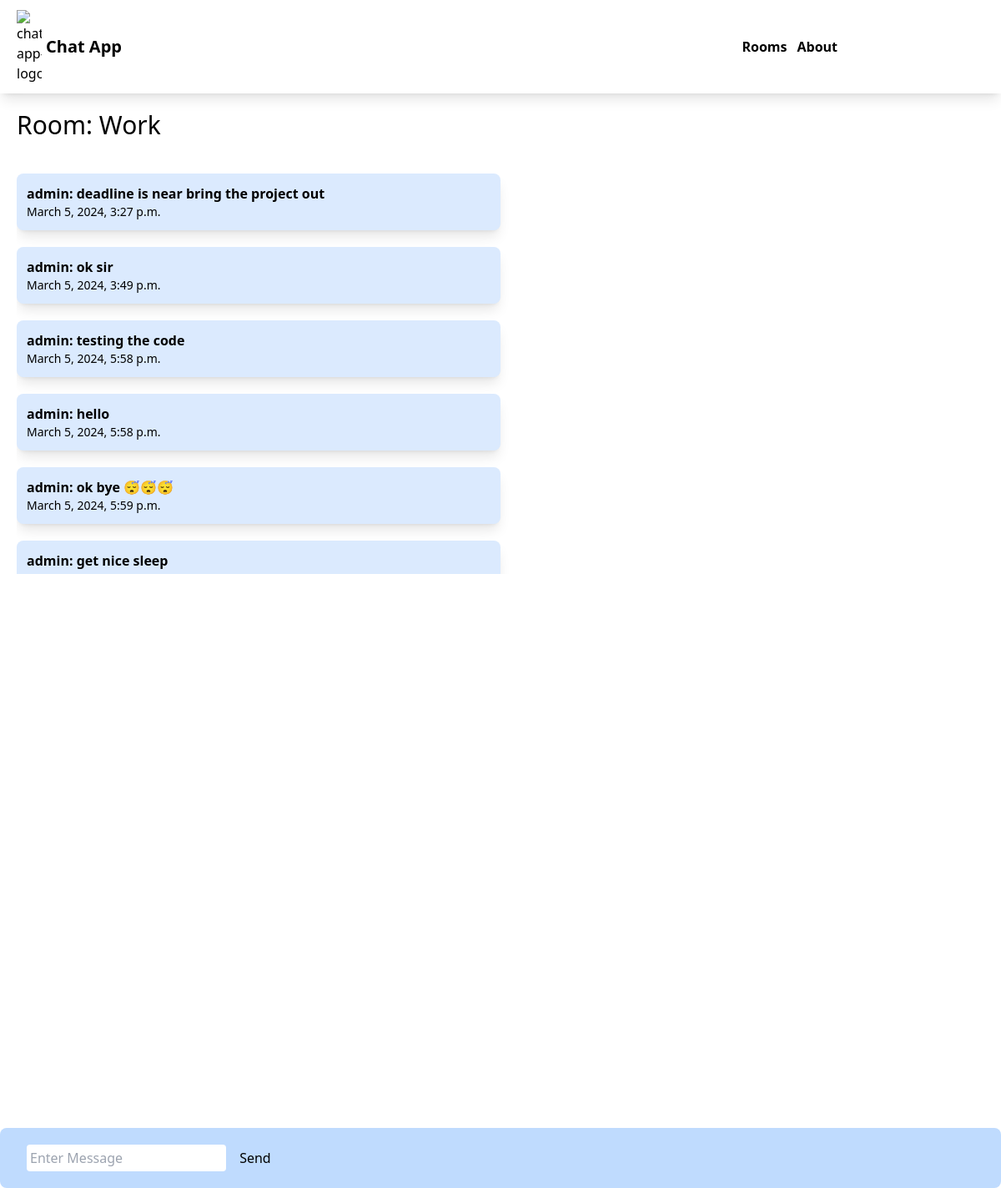
Page /work/ on the committed database.
### chat_app/models.py (models this page shows, shortened)
class ChatRoom(models.Model):
    class Meta:
        verbose_name_plural = 'Chat Rooms'
    name = models.CharField(max_length=100)
    slug = models.SlugField(unique=True)

class ChatMessage(models.Model):
    class Meta:
        verbose_name_plural = 'Chat Message'
        ordering = ['date']
    user = models.ForeignKey(User, on_delete=models.CASCADE)
    room = models.ForeignKey(ChatRoom, on_delete=models.CASCADE)
    message_content = models.TextField()
    date = models.DateTimeField(auto_now=True)

### chat_app/views.py (the view)
# urls.py: path('<slug:slug>/', views.chatroom, name='chatroom'),
def chatroom(request, slug):
    chatroom = ChatRoom.objects.get(slug=slug)
    messages = ChatMessage.objects.filter(room=chatroom)[0:30]
    context = {'chatroom': chatroom, 'messages': messages}
    return render(request, 'chat_app/room.html', context=context)

### chat_app/templates/chat_app/room.html (shortened to what this page needs)
{% extends "chat_app/base.html" %}
{% block body %}
<div class="text-3xl m-5">
    Room: {{ chatroom.name }}
</div>
<div class="message-container m-5 overflow-auto h-[500px]" id="message-container">
    <div id="chat-messages">
        {% for message in messages %}
            <div class="message shadow-lg p-3 my-5 rounded-lg w-1/2 bg-blue-100">
                <div class="text-md font-semibold">
                    {{ message.user.username }}: {{ message.message_content }}
                </div>
                <div class="text-sm">
                    {{ message.date }}
                </div>
            </div>
        {% endfor %}
    </div>
</div>
<div class="form-container fixed inset-x-0 bottom-0 rounded-lg px-3 bg-blue-200">
    <form class="m-5" action="" method="POST">
        <input class="p-1 rounded" id="message-input" type="text" name="message" placeholder="Enter Message">
        <button class="ml-3" id="send-button" type="submit">Send</button>
    </form>
</div>
{% endblock body %}

### chat_app/templates/chat_app/base.html (shortened to what this page needs)
<!DOCTYPE html>
<html lang="en">
<head>
    <script src="https://cdn.tailwindcss.com"></script>
</head>
<body>
    <nav class="shadow-lg">
        <div class="container px-5 py-3" style="display: flex; align-items: center; justify-content: space-between;">
            <a href="#" style="display: flex; align-items: center; text-decoration: none;">
                <img src="https://cdn0.iconfinder.com/data/icons/phosphor-fill-vol-3/256/messenger-logo-fill-256.png" width="30px" height="30px" alt="chat-app-logo">
                <span class="text-center text-xl font-semibold" style="margin-left: 5px;">Chat App</span>
            </a>
            <div class="w-auto">
                <ul class="flex flex-row gap-3">
                    <li>
                        <a class="font-semibold" href="{% url "index" %}">Rooms</a>
                    </li>
                    <li>
                        <a class="font-semibold" href="">About</a>
                    </li>
                </ul>
            </div>
        </div>
    </nav>
    {% block body %}{% endblock body %}
</body>
</html>

### rows in the picture
ChatRoom: name "Work"
ChatMessage: user.username "admin", message_content "deadline is near bring the project out", date "March 5, 2024, 3:27 p.m."
ChatMessage: user.username "admin", message_content "ok sir", date "March 5, 2024, 3:49 p.m."
ChatMessage: user.username "admin", message_content "testing the code", date "March 5, 2024, 5:58 p.m."
ChatMessage: user.username "admin", message_content "hello", date "March 5, 2024, 5:58 p.m."
ChatMessage: user.username "admin", message_content "ok bye 😴😴😴", date "March 5, 2024, 5:59 p.m."
ChatMessage: user.username "admin", message_content "get nice sleep"
